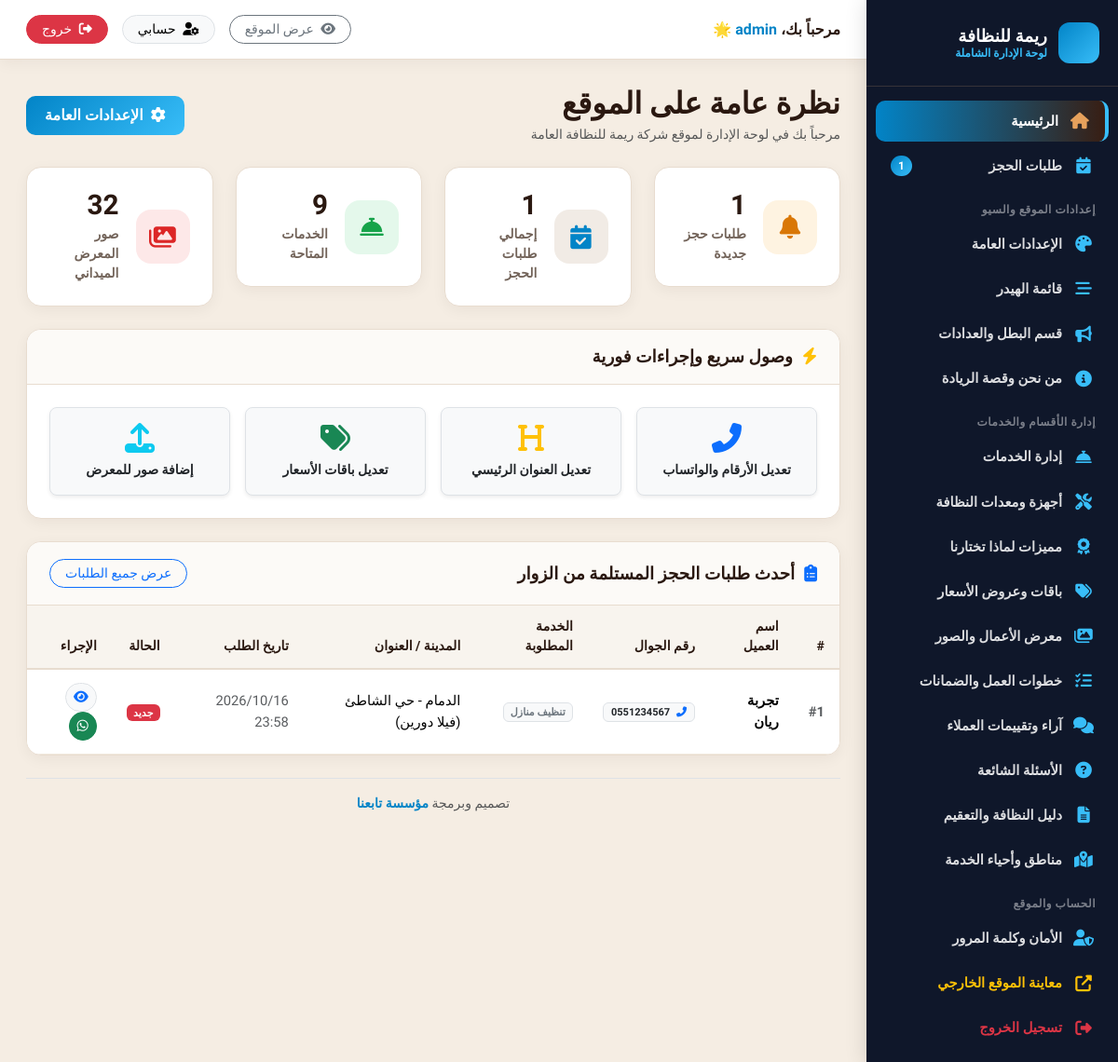
The page /admin/index.php (signed in) on the database its author committed.
### tables this page shows
CREATE TABLE bookings (
  id INTEGER PRIMARY KEY AUTOINCREMENT,
  client_name TEXT NOT NULL,
  phone TEXT NOT NULL,
  service_type TEXT,
  moving_date TEXT,
  from_area TEXT,
  to_area TEXT,
  details TEXT,
  status TEXT DEFAULT 'new',
  created_at DATETIME DEFAULT CURRENT_TIMESTAMP
);

### includes/functions.php (called while the page is built, shortened)
<?php
require_once __DIR__ . '/db.php';
function get_all_settings() {
    global $pdo;
    if ($GLOBALS['_cached_settings'] === null) {
        try {
            $stmt = $pdo->query("SELECT setting_key, setting_value FROM settings");
            while ($row = $stmt->fetch()) {
                $GLOBALS['_cached_settings'][$row['setting_key']] = $row['setting_value'];
            }
        } catch (Exception $e) {
        }
    }
    return $GLOBALS['_cached_settings'];
}
function get_setting($key, $default = '') {
    $settings = get_all_settings();
    return isset($settings[$key]) && $settings[$key] !== '' ? $settings[$key] : $default;
}
function format_whatsapp_link($phone, $message = '') {
    $clean = preg_replace('/[^0-9]/', '', (string)$phone);
    if (strpos($clean, '05') === 0) {
        $clean = '966' . substr($clean, 1);
    } elseif (strpos($clean, '5') === 0 && strlen($clean) == 9) {
        $clean = '966' . $clean;
    }
    $url = "https://wa.me/" . $clean;
    if (!empty($message)) {
        $url .= "?text=" . urlencode($message);
    }
    return $url;
}

### admin/index.php (the view)
<?php
require_once __DIR__ . '/includes/admin_header.php';
try {
    $total_bookings = (int)$pdo->query("SELECT COUNT(*) FROM bookings")->fetchColumn();
    $new_bookings   = (int)$pdo->query("SELECT COUNT(*) FROM bookings WHERE status = 'new'")->fetchColumn();
    $total_services = (int)$pdo->query("SELECT COUNT(*) FROM services")->fetchColumn();
    $total_gallery  = (int)$pdo->query("SELECT COUNT(*) FROM gallery")->fetchColumn();
    $stmt = $pdo->query("SELECT * FROM bookings ORDER BY id DESC LIMIT 8");
    $recent_bookings = $stmt->fetchAll();
} catch (Exception $e) {
    $total_bookings = $new_bookings = $total_services = $total_gallery = 0;
    $recent_bookings = [];
}
?>
<div class="d-flex align-items-center justify-content-between mb-4">
  <div>
    <h2 class="fw-bold mb-1" style="color:var(--text-dark);">نظرة عامة على الموقع</h2>
    <p class="text-muted mb-0 small">مرحباً بك في لوحة الإدارة لموقع <?= htmlspecialchars($site_name) ?></p>
  </div>
  <a href="settings.php" class="btn btn-admin-primary">
    <i class="fas fa-cog me-1"></i> الإعدادات العامة
  </a>
</div>
<div class="row g-4 mb-4">
  <div class="col-xl-3 col-sm-6">
    <div class="stat-card">
      <div class="stat-icon warning"><i class="fas fa-bell"></i></div>
      <div class="stat-info">
        <h3><?= $new_bookings ?></h3>
        <p>طلبات حجز جديدة</p>
      </div>
    </div>
  </div>
  <div class="col-xl-3 col-sm-6">
    <div class="stat-card">
      <div class="stat-icon primary"><i class="fas fa-calendar-check"></i></div>
      <div class="stat-info">
        <h3><?= $total_bookings ?></h3>
        <p>إجمالي طلبات الحجز</p>
      </div>
    </div>
  </div>
  <div class="col-xl-3 col-sm-6">
    <div class="stat-card">
      <div class="stat-icon success"><i class="fas fa-concierge-bell"></i></div>
      <div class="stat-info">
        <h3><?= $total_services ?></h3>
        <p>الخدمات المتاحة</p>
      </div>
    </div>
  </div>
  <div class="col-xl-3 col-sm-6">
    <div class="stat-card">
      <div class="stat-icon danger"><i class="fas fa-images"></i></div>
      <div class="stat-info">
        <h3><?= $total_gallery ?></h3>
        <p>صور المعرض الميداني</p>
      </div>
    </div>
  </div>
</div>
<div class="content-card mb-4">
  <div class="content-card-header">
    <h5><i class="fas fa-bolt text-warning"></i> وصول سريع وإجراءات فورية</h5>
  </div>
  <div class="content-card-body">
    <div class="row g-3">
      <div class="col-md-3 col-6">
        <a href="settings.php" class="btn btn-light border w-100 py-3 text-center d-block rounded-3 shadow-sm text-decoration-none">
          <i class="fas fa-phone-alt fa-2x text-primary d-block mb-2"></i>
          <span class="fw-bold d-block text-dark small">تعديل الأرقام والواتساب</span>
        </a>
      </div>
      <div class="col-md-3 col-6">
        <a href="hero.php" class="btn btn-light border w-100 py-3 text-center d-block rounded-3 shadow-sm text-decoration-none">
          <i class="fas fa-heading fa-2x text-warning d-block mb-2"></i>
          <span class="fw-bold d-block text-dark small">تعديل العنوان الرئيسي</span>
        </a>
      </div>
      <div class="col-md-3 col-6">
        <a href="packages.php" class="btn btn-light border w-100 py-3 text-center d-block rounded-3 shadow-sm text-decoration-none">
          <i class="fas fa-tags fa-2x text-success d-block mb-2"></i>
          <span class="fw-bold d-block text-dark small">تعديل باقات الأسعار</span>
        </a>
      </div>
      <div class="col-md-3 col-6">
        <a href="gallery.php" class="btn btn-light border w-100 py-3 text-center d-block rounded-3 shadow-sm text-decoration-none">
          <i class="fas fa-upload fa-2x text-info d-block mb-2"></i>
          <span class="fw-bold d-block text-dark small">إضافة صور للمعرض</span>
        </a>
      </div>
    </div>
  </div>
</div>
<div class="content-card">
  <div class="content-card-header">
    <h5><i class="fas fa-clipboard-list text-primary"></i> أحدث طلبات الحجز المستلمة من الزوار</h5>
    <a href="bookings.php" class="btn btn-sm btn-outline-primary rounded-pill px-3">عرض جميع الطلبات</a>
  </div>
  <div class="content-card-body p-0">
    <div class="table-responsive">
      <table class="table table-hover align-middle mb-0">
        <thead>
          <tr>
            <th>#</th>
            <th>اسم العميل</th>
            <th>رقم الجوال</th>
            <th>الخدمة المطلوبة</th>
            <th>المدينة / العنوان</th>
            <th>تاريخ الطلب</th>
            <th>الحالة</th>
            <th>الإجراء</th>
          </tr>
        </thead>
        <tbody>
          <?php if (empty($recent_bookings)): ?>
            <tr>
              <td colspan="8" class="text-center py-4 text-muted">لا توجد طلبات حجز مسجلة حتى الآن.</td>
            </tr>
          <?php else: ?>
            <?php foreach ($recent_bookings as $b):
              $status_map = [
                'new'       => ['text' => 'جديد', 'class' => 'bg-danger'],
                'contacted' => ['text' => 'تم التواصل', 'class' => 'bg-warning text-dark'],
                'completed' => ['text' => 'مكتمل', 'class' => 'bg-success'],
                'cancelled' => ['text' => 'ملغي', 'class' => 'bg-secondary']
              ];
              $st = $status_map[$b['status']] ?? ['text' => $b['status'], 'class' => 'bg-info'];
            ?>
            <tr>
              <td><span class="fw-bold text-muted">#<?= $b['id'] ?></span></td>
              <td class="fw-bold"><?= htmlspecialchars($b['client_name']) ?></td>
              <td>
                <a href="tel:<?= htmlspecialchars($b['phone']) ?>" class="badge bg-light text-dark border text-decoration-none px-2 py-1">
                  <i class="fas fa-phone-alt text-primary me-1"></i> <?= htmlspecialchars($b['phone']) ?>
                </a>
              </td>
              <td><span class="badge bg-light text-secondary border"><?= htmlspecialchars($b['service_type'] ?: 'تنظيف شامل') ?></span></td>
              <td class="small">
                <?= htmlspecialchars($b['from_area'] ?: '—') ?>
                <?php if (!empty($b['to_area'])): ?>
                  (<?= htmlspecialchars($b['to_area']) ?>)
                <?php endif; ?>
              </td>
              <td class="small text-muted"><?= date('Y/m/d H:i', strtotime($b['created_at'])) ?></td>
              <td><span class="badge <?= $st['class'] ?>"><?= $st['text'] ?></span></td>
              <td>
                <a href="bookings.php?edit_id=<?= $b['id'] ?>" class="btn btn-sm btn-light border rounded-pill px-2" title="تفاصيل">
                  <i class="fas fa-eye text-primary"></i>
                </a>
                <a href="<?= htmlspecialchars(format_whatsapp_link($b['phone'], 'مرحباً ' . $b['client_name'] . '، نتواصل معك بخصوص طلبك لخدمات النظافة والتعقيم من ' . $site_short_name)) ?>" class="btn btn-sm btn-success rounded-pill px-2" target="_blank" title="واتساب">
                  <i class="fab fa-whatsapp"></i>
                </a>
              </td>
            </tr>
            <?php endforeach; ?>
          <?php endif; ?>
        </tbody>
      </table>
    </div>
  </div>
</div>
<?php require_once __DIR__ . '/includes/admin_footer.php'; ?>

### admin/assets/css/admin.css (style rules this page uses)
:root { --sidebar-bg: #23120B; --sidebar-hover: #381E13; --sidebar-active: #8B5A2B; --primary: #8B5A2B; --primary-hover: #6B421E; --accent: #D4A373; --accent-bright: #E6A15C; --body-bg: #F5EDE3; --card-bg: #FFFFFF; --text-dark: #2A1810; --text-muted: #73645A; --border-color: #E8DCCF; --radius-lg: 16px; --radius-md: 10px; --shadow-sm: 0 4px 15px rgba(42,24,16,0.05); --shadow-md: 0 8px 25px rgba(42,24,16,0.08); }
body { font-family: 'Cairo', sans-serif; background-color: var(--body-bg); color: var(--text-dark); margin: 0; padding: 0; overflow-x: hidden; }
.stat-card { background: #FFFFFF; border-radius: var(--radius-lg); padding: 24px; border: 1px solid var(--border-color); box-shadow: var(--shadow-sm); display: flex; align-items: center; gap: 18px; transition: transform 0.3s ease, box-shadow 0.3s ease; }
.stat-icon { width: 58px; height: 58px; border-radius: 16px; display: flex; align-items: center; justify-content: center; font-size: 1.6rem; flex-shrink: 0; }
.stat-icon.primary { background: rgba(139,90,43,0.12); color: var(--primary); }
.stat-icon.success { background: rgba(34,197,94,0.12); color: #16a34a; }
.stat-icon.warning { background: rgba(245,158,11,0.12); color: #d97706; }
.stat-icon.danger { background: rgba(239,68,68,0.12); color: #dc2626; }
.stat-info h3 { font-size: 1.85rem; font-weight: 900; margin: 0; color: var(--text-dark); line-height: 1.1; }
.stat-info p { margin: 4px 0 0; font-size: 0.88rem; color: var(--text-muted); font-weight: 600; }
.content-card { background: #FFFFFF; border-radius: var(--radius-lg); border: 1px solid var(--border-color); box-shadow: var(--shadow-sm); margin-bottom: 24px; overflow: hidden; }
.content-card-header { padding: 18px 24px; border-bottom: 1px solid var(--border-color); display: flex; align-items: center; justify-content: space-between; background: #FCFAF7; }
.content-card-header h5 { margin: 0; font-weight: 800; font-size: 1.15rem; color: var(--text-dark); display: flex; align-items: center; gap: 10px; }
.content-card-body { padding: 24px; }
.btn-admin-primary { background: linear-gradient(135deg, var(--primary), var(--primary-hover)); color: white; border: none; font-weight: 700; border-radius: var(--radius-md); padding: 9px 20px; transition: all 0.25s ease; }
.table { margin-bottom: 0; vertical-align: middle; }
.table thead th { background-color: #F8F4EE; font-weight: 800; font-size: 0.88rem; color: var(--text-dark); border-bottom: 2px solid var(--border-color); padding: 12px 16px; }
.table tbody td { padding: 14px 16px; font-size: 0.92rem; border-bottom: 1px solid #F0E8DC; }

### rows shown on the page
bookings: id "1", client_name "تجربة ريان", phone "0551234567", service_type "تنظيف منازل", from_area "الدمام - حي الشاطئ", to_area "فيلا دورين", created_at "2026/10/16 23:58", status "جديد"

### other values the page prints
$site_short_name "ريمة للنظافة"
$new_bookings_count "1"
$_SESSION['admin_username'] "admin"
$site_name "شركة ريمة للنظافة العامة"
$new_bookings "1"
$total_bookings "1"
$total_services "9"
$total_gallery "32"
